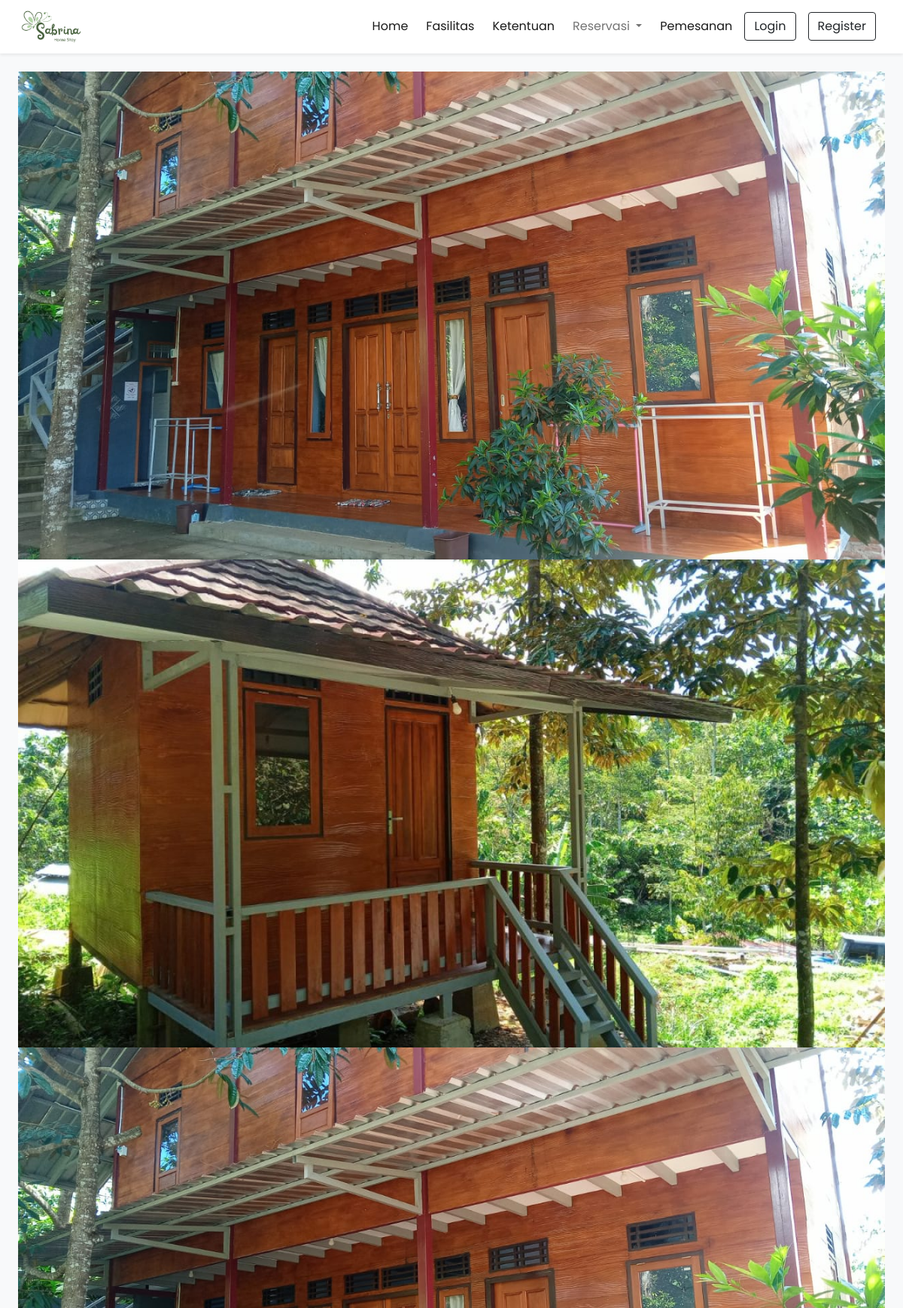
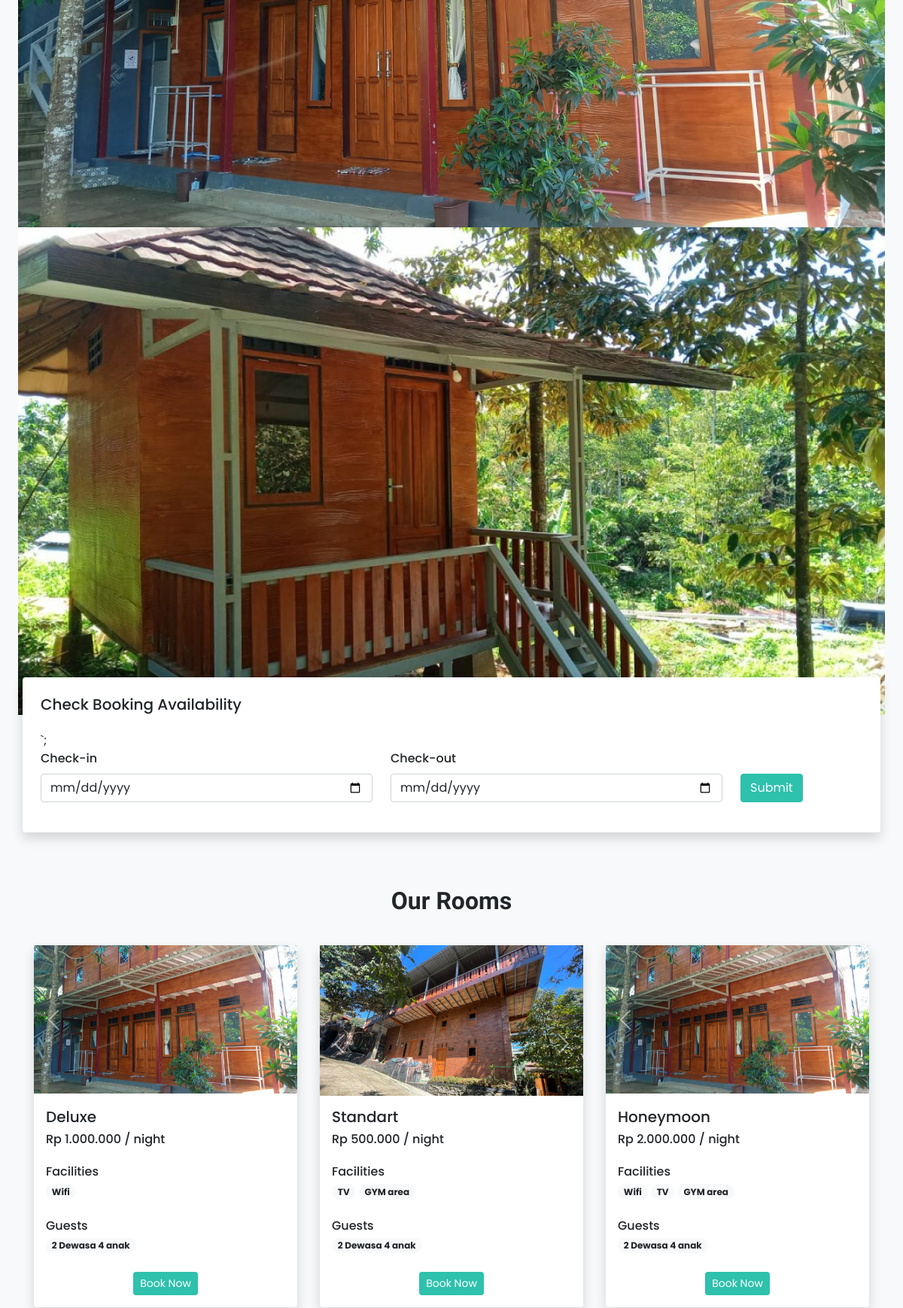
The page / (upper part) on the database its author committed (2 pictures, top to bottom).
### tables this page shows
CREATE TABLE `room` (
  `id` int(11) NOT NULL,
  `name` varchar(191) NOT NULL,
  `description` varchar(191) DEFAULT NULL,
  `price` double NOT NULL,
  `rating` double NOT NULL DEFAULT 0,
  `isReady` tinyint(1) NOT NULL DEFAULT 0,
  `picture` varchar(191) DEFAULT NULL
);

CREATE TABLE `picture` (
  `id` int(11) NOT NULL,
  `name` varchar(191) DEFAULT NULL
);

CREATE TABLE `facility` (
  `id` int(11) NOT NULL,
  `picture` varchar(191) NOT NULL,
  `name` varchar(191) NOT NULL,
  `description` varchar(191) NOT NULL,
  `isGeneral` tinyint(1) NOT NULL DEFAULT 1
);

CREATE TABLE `capacity` (
  `id` int(11) NOT NULL,
  `name` varchar(191) NOT NULL,
  `description` varchar(191) NOT NULL
);

### app/core/Database.php (called while the page is built, shortened)
<?php
class Database
{
    private $host = DB_HOST;
    private $user = DB_USER;
    private $pass = DB_PASS;
    private $db_name = DB_NAME;
    private $dbh;
    private $stmt;
    public function __construct()
    {
        $dsn = 'mysql:host=' . $this->host . ';dbname=' . $this->db_name;
        $option = [
            PDO::ATTR_PERSISTENT => true,
            PDO::ATTR_ERRMODE => PDO::ERRMODE_EXCEPTION
        ];
        try {
            $this->dbh = new PDO($dsn, $this->user, $this->pass, $option);
        } catch (PDOException $e) {
            die($e->getMessage());
        }
    }
    public function query($query)
    {
        $this->stmt = $this->dbh->prepare($query);
    }
    public function bind($param, $value, $type = null)
    {
        if (is_null($type)) {
            switch (true) {
                case is_int($value):
                    $type = PDO::PARAM_INT;
                    break;
            }
        }
        $this->stmt->bindValue($param, $value, $type);
    }
    public function execute()
    {
        $this->stmt->execute();
    }
    public function resultSet()
    {
        $this->execute();
        return $this->stmt->fetchAll(PDO::FETCH_ASSOC);
    }
}

### app/model/Room.php (called while the page is built, shortened)
<?php
class Room{
    private $db;
    public function __construct()
    {
        $this->db = new Database;
    }
    public function getRoom()
    {
        $q = 'SELECT * FROM room';
        $this->db->query($q);
        $res = $this->db->resultSet();
        return $res;
    }
}

### app/model/Facility.php (called while the page is built, shortened)
<?php
class Facility
{
    private $db;
    public function __construct()
    {
        $this->db = new Database;
    }
    public function getFacilityById($id)
    {
        $q = 'SELECT * FROM facility WHERE id = ?';
        $this->db->query($q);
        $this->db->bind(1, $id);
        $res = $this->db->resultSet();
        return $res;
    }
    public function getFacilityByRoomId($id)
    {
        $q = 'SELECT * FROM facilityonroom WHERE roomId = ?';
        $this->db->query($q);
        $this->db->bind(1, $id);
        $res = $this->db->resultSet();
        return $res;
    }
}

### app/model/Capacity.php (called while the page is built)
<?php
class Capacity
{
    private $db;
    public function __construct()
    {
        $this->db = new Database;
    }
    public function getCapacityById($id)
    {
        $q = 'SELECT * FROM capacity WHERE id = ?';
        $this->db->query($q);
        $this->db->bind(1, $id);
        $res = $this->db->resultSet();
        return $res;
    }
    public function getCapacityByRoomId($id)
    {
        $q = 'SELECT * FROM capacityonroom WHERE roomId = ?';
        $this->db->query($q);
        $this->db->bind(1, $id);
        $res = $this->db->resultSet();
        return $res;
    }
}

### app/model/Picture.php (called while the page is built)
<?php
class Picture
{
    private $db;
    public function __construct()
    {
        $this->db = new Database;
    }
    public function getPictureById($id)
    {
        $q = 'SELECT * FROM picture WHERE id = ?';
        $this->db->query($q);
        $this->db->bind(1, $id);
        $res = $this->db->resultSet();
        return $res;
    }
    public function getPictureByRoomId($id)
    {
        $q = 'SELECT * FROM pictureonroom WHERE roomId = ?';
        $this->db->query($q);
        $this->db->bind(1, $id);
        $res = $this->db->resultSet();
        return $res;
    }
}

### index.php (the view, shortened to what this page needs)
<!DOCTYPE html>
<html lang="en">
<head>
    <link rel="stylesheet" href="https://cdn.jsdelivr.net/npm/swiper@10/swiper-bundle.min.css" />
    <?php require('inc/links.php'); ?>
</head>
<body class="bg-light">
    <?php require('inc/header.php'); ?>
    <div class="container-fluid px-lg-4 mt-4">
        <div class="swiper swiper-container">
            <div class="swiper-wrapper">
                <div class="swiper-slide">
                    <img src="./assets/images/penginapan1.jpg" class="w-100 d-block">
                </div>
                <div class="swiper-slide">
                    <img src="./assets/images/slide2.jpg" class="w-100 d-block">
                </div>
                <div class="swiper-slide">
                    <img src="./assets/images/penginapan1.jpg" class="w-100 d-block">
                </div>
                <div class=" swiper-slide">
                    <img src="./assets/images/slide2.jpg" class="w-100 d-block">
                </div>
            </div>
        </div>
    </div>
    <div class="container avaibility-form">
        <div class="row">
            <div class="col-lg-12 bg-white shadow p-4 rounded">
                <h5 class="mb-4">Check Booking Availability</h5>
                <form action="rooms" method="POST">`;
                    <div class="row align-items-end">
                        <div class="col-lg-5 mb-3">
                            <label for="check_in" class="form-label" style="font-weight: 500">Check-in</label>
                            <input type="date" class="form-control shadow-none" id="check_in" name="check_in">
                        </div>
                        <div class="col-lg-5 mb-3">
                            <label for="check_out" class="form-label" style="font-weight: 500">Check-out</label>
                            <input type="date" class="form-control shadow-none" id="check_out" name="check_out">
                        </div>
                        <div class="col-lg-2 mb-lg-3 mt-2">
                            <button type="submit" class=" btn text-white shadow-none custom-bg">Submit</button>
                        </div>
                    </div>
                </form>
            </div>
        </div>
    </div>
    <h2 class="mt-5 pt-4 mb-4 text-center fw-bold h-font">Our Rooms</h2>
    <div class="container">
        <div class="row">
            <?php
            $room = new Room();
            $rooms = $room->getRoom();
            $facility = new Facility();
            foreach ($rooms as $key => $value) {
                $rooms[$key]['facility'] = $facility->getFacilityByRoomId($value['id']);
            }
            foreach ($rooms as $key => $value) {
                foreach ($value['facility'] as $k => $v) {
                    $rooms[$key]['facility'][$k] = $facility->getFacilityById($v['facilityId']);
                }
            }
            $capacity = new Capacity();
            foreach ($rooms as $key => $value) {
                $rooms[$key]['capacity'] = $capacity->getCapacityByRoomId($value['id']);
            }
            foreach ($rooms as $key => $value) {
                foreach ($value['capacity'] as $k => $v) {
                    $rooms[$key]['capacity'][$k] = $capacity->getCapacityById($v['capacityId']);
                }
            }
            $picture = new Picture();
            foreach ($rooms as $key => $value) {
                $rooms[$key]['picture'] = $picture->getPictureByRoomId($value['id']);
            }
            foreach ($rooms as $key => $value) {
                foreach ($value['picture'] as $k => $v) {
                    $rooms[$key]['picture'][$k] = $picture->getPictureById($v['pictureId']);
                }
            }
            $rule = new Rule();
            foreach ($rooms as $key => $value) {
                $rooms[$key]['rule'] = $rule->getRuleByRoomId($value['id']);
            }
            foreach ($rooms as $key => $value) {
                foreach ($value['rule'] as $k => $v) {
                    $rooms[$key]['rule'][$k] = $rule->getRuleById($v['ruleId']);
                }
            }
            ?>
            <?php foreach ($rooms as $r): ?>
                <div class="col-lg-4 col-md-6 my-3">
                    <div class="card border-0 shadow" style="max-width: 350px; margin: auto;">
                        <div style="height: 200px; overflow: hidden;">
                            <div id="carouselExampleControls<?= $r['id'] ?>" class="carousel slide" data-ride="carousel">
                                <div class="carousel-inner">
                                    <?php foreach ($r['picture'] as $key => $value): ?>
                                        <div class="carousel-item <?= $key === 0 ? 'active' : '' ?>">
                                            <img src="./assets/images/room/<?= $value[0]['name'] ?>" class="d-block w-100"
                                                alt="...">
                                        </div>
                                    <?php endforeach; ?>
                                </div>
                                <button class="carousel-control-prev" type="button"
                                    data-bs-target="#carouselExampleControls<?= $r['id'] ?>" data-bs-slide="prev">
                                    <span class="carousel-control-prev-icon" aria-hidden="true"></span>
                                </button>
                                <button class="carousel-control-next" type="button"
                                    data-bs-target="#carouselExampleControls<?= $r['id'] ?>" data-bs-slide="next">
                                    <span class="carousel-control-next-icon" aria-hidden="true"></span>
                                </button>
                            </div>
                        </div>
                        <div class="card-body">
                            <h5>
                                <?= $r['name'] ?>
                            </h5>
                            <h6 class="mb-4">Rp
                                <?= number_format($r['price'], 0, ',', '.') ?> / night
                            </h6>
                            <div class="facilities mb-4">
                                <h6 class="mb-1">Facilities</h6>
                                <?php foreach ($r['facility'] as $key => $value): ?>
                                    <span class="badge rounded-pill bg-light text-dark text-wrap">
                                        <?= $value[0]['name'] ?>
                                    </span>
                                <?php endforeach; ?>
                            </div>
                            <div class="guests mb-4">
                                <h6 class="mb-1">Guests</h6>
                                <span class="badge rounded-pill bg-light text-dark text-wrap">
                                    <?= $r['capacity'][0][0]['description'] ?>
                                </span>
                            </div>
                            <div class="d-flex justify-content-evenly mb-2s">
                                <a href='details?type=room&id=<?= $r['id'] ?>'
                                    class='btn btn-sm text-white custom-bg shadow-none'>Book Now</a>
                            </div>
                        </div>
                    </div>
                </div>
            <?php endforeach; ?>
        </div>
    </div>
</body>
</html>

### assets/css/common.css (style rules this page uses)
:root { --teal: #2ec1ac; --teal_hover: #279e8c; }
* { font-family: "Poppins", sans-serif; }
.h-font { font-family: "Merienda", cursive; }
.custom-bg { background-color: var(--teal); border: 1px solid var(--teal); }

### index.php (style rules this page uses)
.avaibility-form { margin-top: -50px; z-index: 2; position: relative; }

### rows shown on the page
room: picture.name (picture), name "Deluxe", price "1.000.000"
facility: name "Wifi"
capacity: description "2 Dewasa 4 anak"
room: picture.name (picture), name "Standart", price "500.000"
facility: name "TV"
facility: name "GYM area"
room: picture.name (picture), name "Honeymoon", price "2.000.000"
